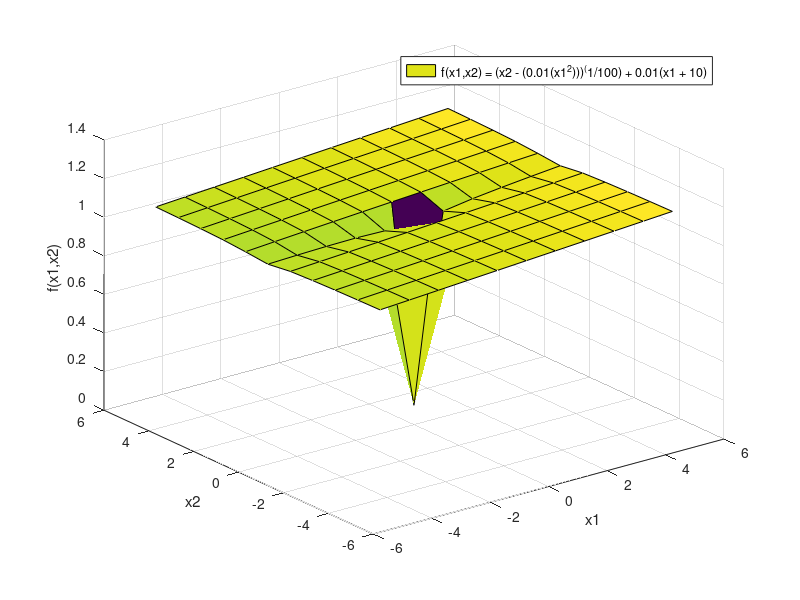

MATLAB code for this plot:
[x1,x2] = meshgrid(-5:1:5,-5:1:5);
z = abs((x2 - (0.01.*(x1.^2)))).^(1/100) + 0.01.*(x1 + 10);
surf(x1,x2,z);
xlabel('x1');
ylabel('x2');
zlabel('f(x1,x2)');
legend('f(x1,x2) = (x2 - (0.01(x1^2)))^(1/100) + 0.01(x1 + 10)');
